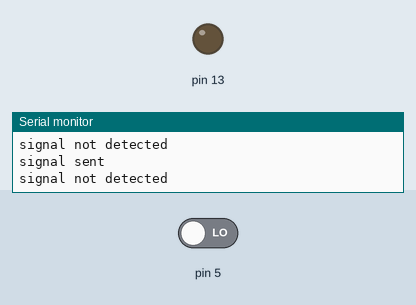
A sketch run on a simulated Arduino Uno, built with avr-gcc and run on an emulated ATmega328P. Shown: output pins drawn as LEDs (lit = HIGH), the last lines printed to the serial monitor. Inputs (shaded band) come from the test bench; at power-on: pin 5 LOW.

Above: at 3.0 s.
3.1 s: pin 5 driven HIGH
At 4.4 s:
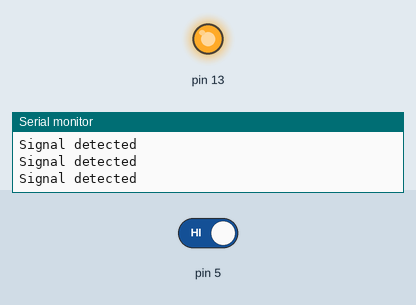
4.9 s: pin 5 driven LOW
At 5.2 s:
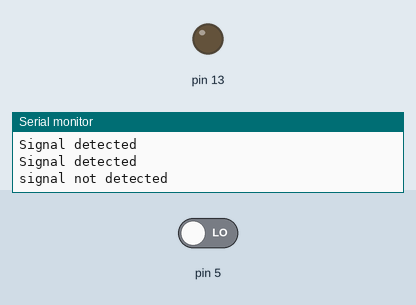
Timing chart, 0 to 7.9 s (numbered marks = the images above; inputs shaded):
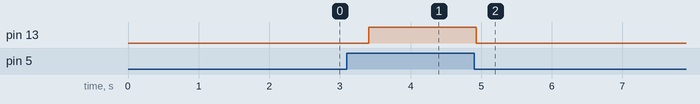

Measured:
- after the input at 3.1 s, pin 13: LOW → HIGH after 0.31 s
- after the input at 4.9 s, pin 13: HIGH → LOW at once

The sketch:

working-combined-code.ino
```cpp
  #include <IRremote.h> // >v3.0.0
#define PIN_SEND 3

void setup() {
    // put your setup code here, to run once:
    IrSender.begin(PIN_SEND); // Initializes IR sender
    #define input 5
    pinMode(5,INPUT);
    pinMode(13,OUTPUT);
    Serial.begin(9600);

  }
  void loop()
  {
    {
    while (digitalRead(5)==HIGH)
     {
      Serial.println("Signal detected");
      digitalWrite (13,HIGH);
     }
      Serial.println("signal not detected");
    digitalWrite (13,LOW);
    IrSender.sendNEC(0x0102, 0x34, true, 0); // the address 0x0102 with the command 0x34 is sent
    IrSender.sendSony(0xa90,12);
    delay(1000);
    Serial.println("signal sent");
    // put your main code here, to run repeatedly:
  }
  }
```
